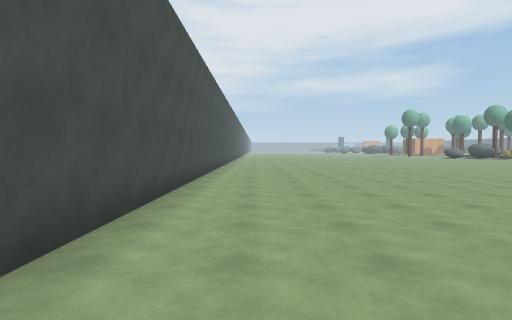
[1] (above)

19 first-person views from a walk through a 3-D level made in the Unity game engine. The camera is 1.5 m above the floor, tilts 2° down and sees 80° across. The floor is counted in squares, 2 m on a side. Each view is taken from the middle of a square. On the plan, view 1 faces up. The plan holds only what a view shows up to about 10 squares ahead; the rest is blank. The place goes on beyond the plan.

[2]
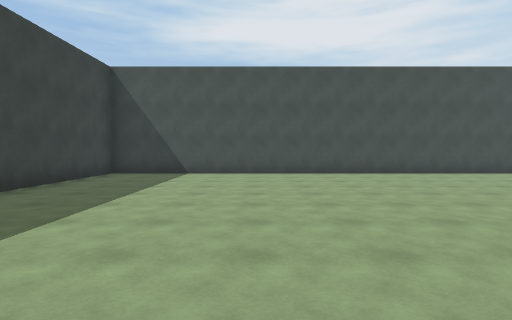

[3]
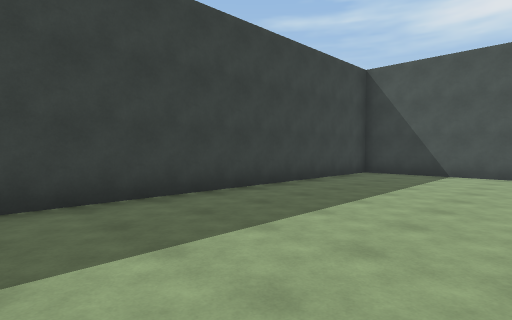

[4]
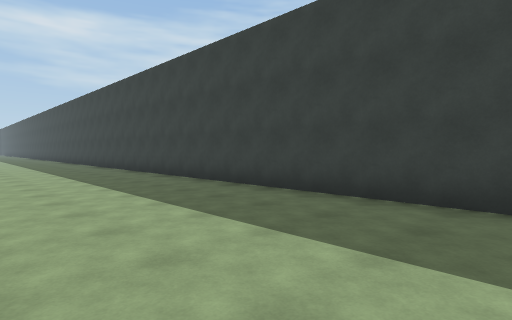

[5]
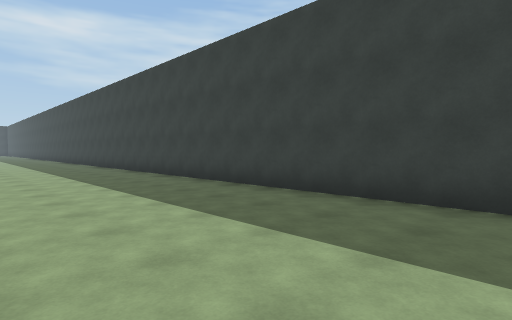

[6]
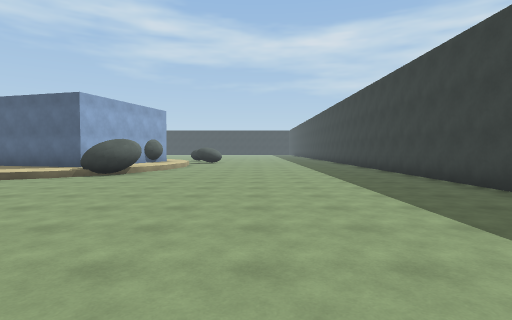

[7]
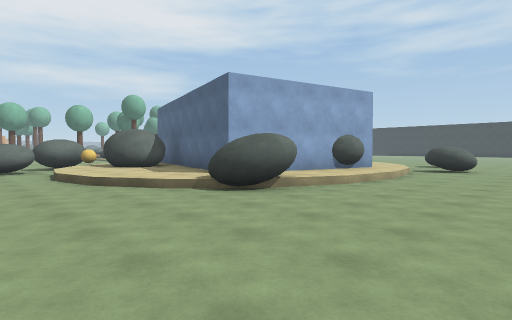

[8]
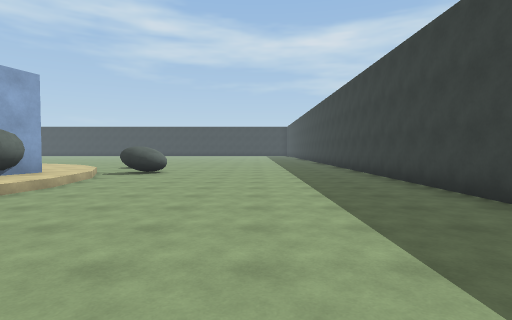

[9]
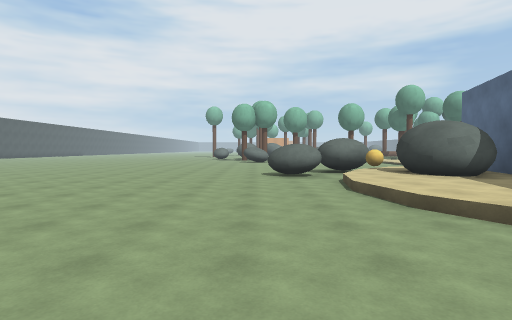

[10]
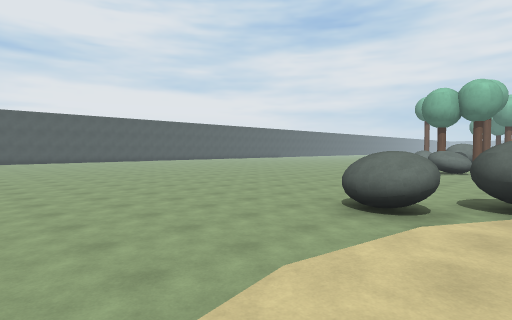

[11]
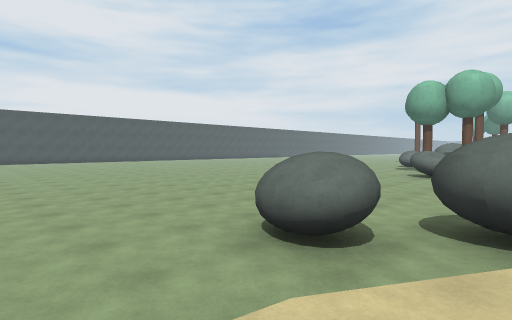

[12]
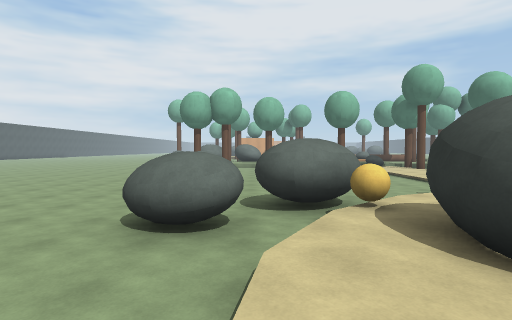

[13]
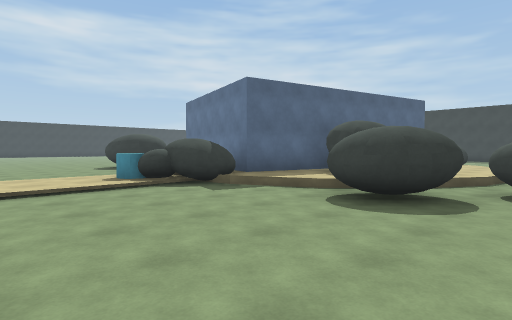

[14]
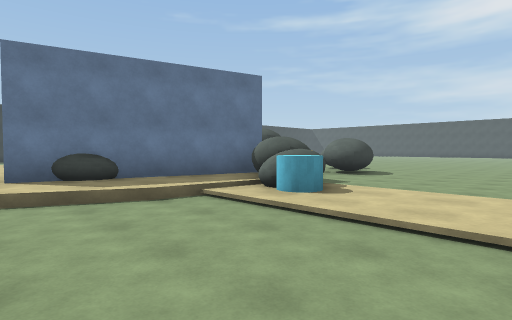

[15]
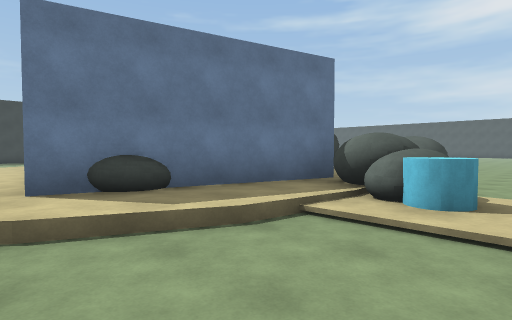

[16]
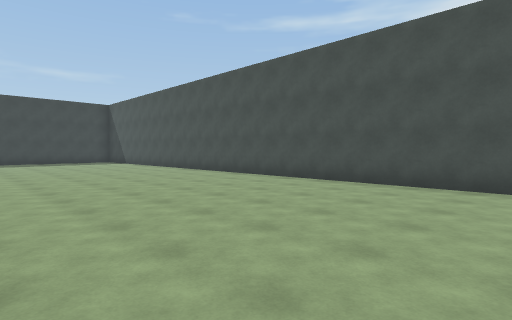

[17]
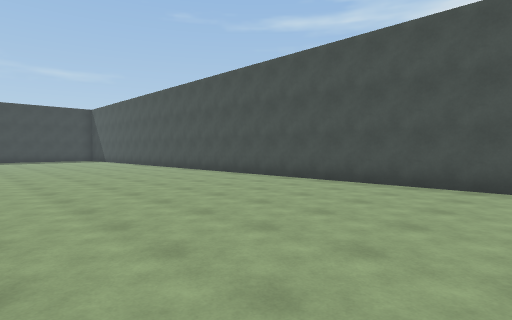

[18]
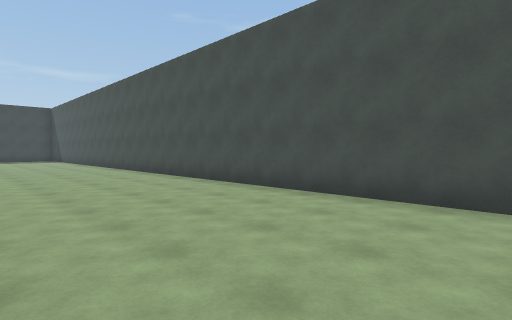

[19]
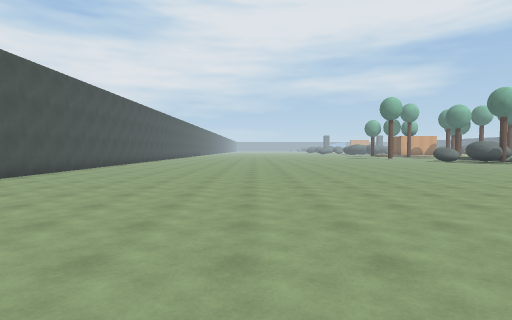

### Floor plan
Key: @ floor where view 1 was taken; # wall or solid block; . main floor; : floor 0.25 m higher than the main floor; / step, stairs or slope; ^ raised ledge.
Columns run from 2 left of view 1 to 31 right of it. Each row starts with its distance up from view 1.
 17 #.........................../:/...
 16 #.........................../:/...
 15 #.............. ............/:/...
 14 #.............  ............#^/...
 13 #............  ............/#^//..
 12 #........... ..........##//:#::://
 11 #........... .........#.#:::####:/
 10 #.......................:####  ##:
  9 #......... ............/:###
  8 #.........  .........../:::#
  7 #........   .........../:::#
  6 #.......         ....../::##
  5 #......           ......::#     :
  4 #......            ...../^::### ::
  3 #......             .....##::::://
  2 #.......           ......../////.#
  1 #........         ...............^
  0 #.@.......       .................
 -1 #.................................
 -2 #.................................
 -3 #.................................
 -4 #.................................
 -5 #.................................
 -6 ##################################

Where each view was taken, in squares from view 1:
view 1: 0 up, 0 right, facing up
view 2: 1 down, 8 right, facing left
view 3: 1 down, 8 right, facing down-left
view 4: 1 down, 6 right, facing down-right
view 5: 1 down, 12 right, facing down-right
view 6: 1 down, 14 right, facing right
view 7: 1 down, 19 right, facing up-right
view 8: 2 down, 21 right, facing right
view 9: 2 up, 19 right, facing up
view 10: 6 up, 22 right, facing up-left
view 11: 8 up, 22 right, facing up-left
view 12: 7 up, 21 right, facing up
view 13: 17 up, 20 right, facing down-right
view 14: 17 up, 31 right, facing down-left
view 15: 15 up, 31 right, facing down-left
view 16: 13 up, 5 right, facing down-left
view 17: 16 up, 5 right, facing down-left
view 18: 17 up, 3 right, facing down-left
view 19: 7 up, 5 right, facing up
